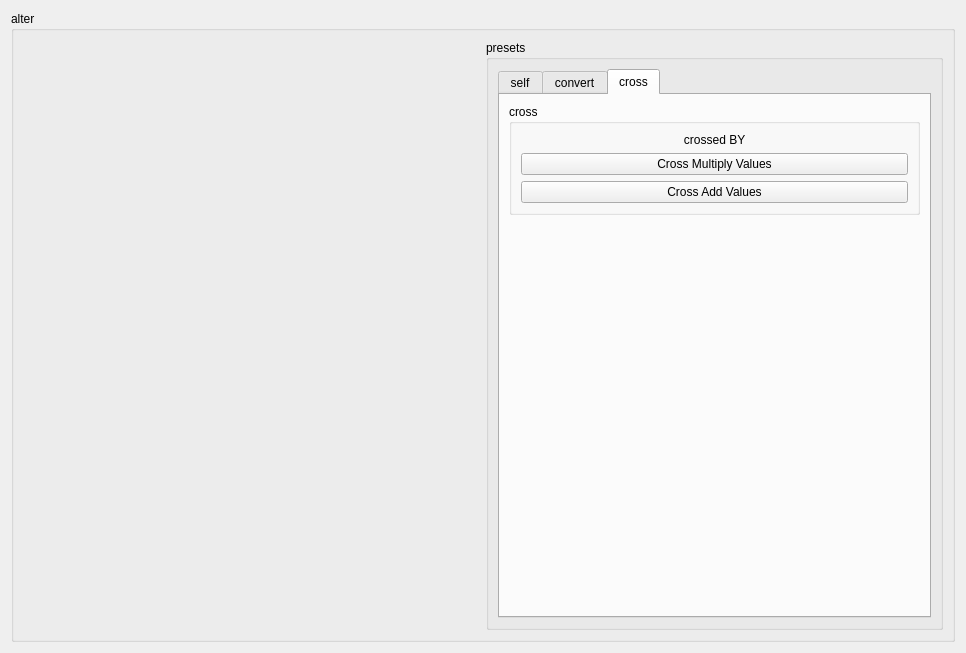
<?xml version="1.0" encoding="UTF-8"?>
<ui version="4.0">
 <class>Alter</class>
 <widget class="QWidget" name="Alter">
  <property name="geometry">
   <rect>
    <x>0</x>
    <y>0</y>
    <width>966</width>
    <height>653</height>
   </rect>
  </property>
  <property name="windowTitle">
   <string>Form</string>
  </property>
  <layout class="QGridLayout" name="gridLayout">
   <item row="0" column="0">
    <widget class="QGroupBox" name="lo">
     <property name="title">
      <string>alter</string>
     </property>
     <layout class="QGridLayout" name="gridLayout_60">
      <item row="0" column="0">
       <widget class="InputTP" name="input" native="true">
        <property name="sizePolicy">
         <sizepolicy hsizetype="Expanding" vsizetype="Preferred">
          <horstretch>0</horstretch>
          <verstretch>0</verstretch>
         </sizepolicy>
        </property>
       </widget>
      </item>
      <item row="1" column="0">
       <widget class="InputTP" name="inputCross" native="true">
        <property name="sizePolicy">
         <sizepolicy hsizetype="Expanding" vsizetype="Preferred">
          <horstretch>0</horstretch>
          <verstretch>0</verstretch>
         </sizepolicy>
        </property>
       </widget>
      </item>
      <item row="0" column="1" rowspan="4">
       <widget class="QGroupBox" name="presetLO">
        <property name="sizePolicy">
         <sizepolicy hsizetype="Preferred" vsizetype="Preferred">
          <horstretch>0</horstretch>
          <verstretch>0</verstretch>
         </sizepolicy>
        </property>
        <property name="title">
         <string>presets</string>
        </property>
        <layout class="QGridLayout" name="gridLayout_45">
         <item row="0" column="0">
          <widget class="QTabWidget" name="presetTab">
           <property name="sizePolicy">
            <sizepolicy hsizetype="Expanding" vsizetype="Expanding">
             <horstretch>0</horstretch>
             <verstretch>0</verstretch>
            </sizepolicy>
           </property>
           <property name="currentIndex">
            <number>2</number>
           </property>
           <widget class="QWidget" name="self">
            <attribute name="title">
             <string>self</string>
            </attribute>
            <layout class="QGridLayout" name="gridLayout_55">
             <item row="0" column="0">
              <widget class="QGroupBox" name="selfLO1">
               <property name="title">
                <string>alter</string>
               </property>
               <layout class="QGridLayout" name="gridLayout_54">
                <item row="0" column="0">
                 <widget class="QPushButton" name="selfMVButton">
                  <property name="text">
                   <string>Multiply Values By</string>
                  </property>
                 </widget>
                </item>
                <item row="0" column="1">
                 <widget class="QDoubleSpinBox" name="selfMV">
                  <property name="minimum">
                   <double>-99.900000000000006</double>
                  </property>
                 </widget>
                </item>
                <item row="3" column="1">
                 <widget class="QSpinBox" name="selfAO">
                  <property name="minimum">
                   <number>-999999</number>
                  </property>
                  <property name="maximum">
                   <number>999999</number>
                  </property>
                 </widget>
                </item>
                <item row="2" column="0">
                 <widget class="QPushButton" name="selfMOButton">
                  <property name="text">
                   <string>Multiply Offsets By</string>
                  </property>
                 </widget>
                </item>
                <item row="1" column="1">
                 <widget class="QDoubleSpinBox" name="selfAV">
                  <property name="minimum">
                   <double>-999999.000000000000000</double>
                  </property>
                  <property name="maximum">
                   <double>999999.000000000000000</double>
                  </property>
                 </widget>
                </item>
                <item row="1" column="0">
                 <widget class="QPushButton" name="selfAVButton">
                  <property name="text">
                   <string>Add Values By</string>
                  </property>
                 </widget>
                </item>
                <item row="3" column="0">
                 <widget class="QPushButton" name="selfAOButton">
                  <property name="text">
                   <string>Add Offsets By</string>
                  </property>
                 </widget>
                </item>
                <item row="2" column="1">
                 <widget class="QDoubleSpinBox" name="selfMO">
                  <property name="minimum">
                   <double>-99.900000000000006</double>
                  </property>
                  <property name="singleStep">
                   <double>0.100000000000000</double>
                  </property>
                 </widget>
                </item>
               </layout>
              </widget>
             </item>
             <item row="2" column="0">
              <spacer name="vs1">
               <property name="orientation">
                <enum>Qt::Vertical</enum>
               </property>
               <property name="sizeHint" stdset="0">
                <size>
                 <width>20</width>
                 <height>40</height>
                </size>
               </property>
              </spacer>
             </item>
             <item row="1" column="0">
              <widget class="QGroupBox" name="selfLO2">
               <property name="title">
                <string>create/delete</string>
               </property>
               <layout class="QGridLayout" name="gridLayout_49">
                <item row="3" column="1">
                 <widget class="QSpinBox" name="selfSubdBy">
                  <property name="minimum">
                   <number>1</number>
                  </property>
                 </widget>
                </item>
                <item row="1" column="2">
                 <widget class="QSpinBox" name="selfDelOffset"/>
                </item>
                <item row="4" column="1">
                 <widget class="QDoubleSpinBox" name="selfSubdTo">
                  <property name="suffix">
                   <string>ms</string>
                  </property>
                  <property name="minimum">
                   <double>0.100000000000000</double>
                  </property>
                  <property name="maximum">
                   <double>999999.000000000000000</double>
                  </property>
                  <property name="value">
                   <double>1.000000000000000</double>
                  </property>
                 </widget>
                </item>
                <item row="3" column="0">
                 <widget class="QPushButton" name="selfSubdByButton">
                  <property name="text">
                   <string>Subdivide By</string>
                  </property>
                 </widget>
                </item>
                <item row="4" column="0">
                 <widget class="QPushButton" name="selfSubdToButton">
                  <property name="text">
                   <string>Subdivide To</string>
                  </property>
                 </widget>
                </item>
                <item row="1" column="0">
                 <widget class="QPushButton" name="selfDeleteButton">
                  <property name="toolTip">
                   <string>&lt;html&gt;&lt;head/&gt;&lt;body&gt;&lt;p&gt;hee&lt;/p&gt;&lt;/body&gt;&lt;/html&gt;</string>
                  </property>
                  <property name="text">
                   <string>Delete nth</string>
                  </property>
                 </widget>
                </item>
                <item row="0" column="2">
                 <widget class="QLabel" name="selfDelOffsetLabel">
                  <property name="layoutDirection">
                   <enum>Qt::LeftToRight</enum>
                  </property>
                  <property name="text">
                   <string>Delete Offset</string>
                  </property>
                  <property name="alignment">
                   <set>Qt::AlignCenter</set>
                  </property>
                 </widget>
                </item>
                <item row="1" column="1">
                 <widget class="QSpinBox" name="selfDel">
                  <property name="minimum">
                   <number>1</number>
                  </property>
                  <property name="maximum">
                   <number>999999</number>
                  </property>
                 </widget>
                </item>
               </layout>
              </widget>
             </item>
            </layout>
           </widget>
           <widget class="QWidget" name="convert">
            <attribute name="title">
             <string>convert</string>
            </attribute>
            <layout class="QGridLayout" name="gridLayout_56">
             <item row="0" column="0">
              <widget class="QGroupBox" name="convertLO">
               <property name="title">
                <string>convert</string>
               </property>
               <layout class="QGridLayout" name="gridLayout_50">
                <item row="1" column="0">
                 <widget class="QPushButton" name="convertToBpm">
                  <property name="text">
                   <string>Convert To BPM</string>
                  </property>
                 </widget>
                </item>
                <item row="2" column="0">
                 <widget class="QPushButton" name="convertToSv">
                  <property name="text">
                   <string>Convert To SV</string>
                  </property>
                 </widget>
                </item>
                <item row="1" column="1" rowspan="2">
                 <widget class="QGroupBox" name="converRefLo">
                  <property name="title">
                   <string>reference bpm</string>
                  </property>
                  <layout class="QGridLayout" name="gridLayout_51">
                   <item row="0" column="0">
                    <widget class="QDoubleSpinBox" name="convertRef">
                     <property name="minimum">
                      <double>0.010000000000000</double>
                     </property>
                     <property name="maximum">
                      <double>9999999.000000000000000</double>
                     </property>
                     <property name="value">
                      <double>120.000000000000000</double>
                     </property>
                    </widget>
                   </item>
                  </layout>
                 </widget>
                </item>
               </layout>
              </widget>
             </item>
             <item row="1" column="0">
              <spacer name="vs2">
               <property name="orientation">
                <enum>Qt::Vertical</enum>
               </property>
               <property name="sizeHint" stdset="0">
                <size>
                 <width>20</width>
                 <height>40</height>
                </size>
               </property>
              </spacer>
             </item>
            </layout>
           </widget>
           <widget class="QWidget" name="cross">
            <attribute name="title">
             <string>cross</string>
            </attribute>
            <layout class="QGridLayout" name="gridLayout_58">
             <item row="0" column="0">
              <widget class="QGroupBox" name="crossLO">
               <property name="title">
                <string>cross</string>
               </property>
               <layout class="QGridLayout" name="gridLayout_57">
                <item row="1" column="0">
                 <widget class="QPushButton" name="crossMVButton">
                  <property name="text">
                   <string>Cross Multiply Values</string>
                  </property>
                 </widget>
                </item>
                <item row="2" column="0">
                 <widget class="QPushButton" name="crossAVButton">
                  <property name="text">
                   <string>Cross Add Values</string>
                  </property>
                 </widget>
                </item>
                <item row="0" column="0">
                 <widget class="QLabel" name="crossLabel">
                  <property name="text">
                   <string>&lt;input&gt; crossed BY &lt;inputCross&gt;</string>
                  </property>
                  <property name="alignment">
                   <set>Qt::AlignCenter</set>
                  </property>
                 </widget>
                </item>
               </layout>
              </widget>
             </item>
             <item row="1" column="0">
              <spacer name="vs3">
               <property name="orientation">
                <enum>Qt::Vertical</enum>
               </property>
               <property name="sizeHint" stdset="0">
                <size>
                 <width>20</width>
                 <height>40</height>
                </size>
               </property>
              </spacer>
             </item>
            </layout>
           </widget>
          </widget>
         </item>
        </layout>
       </widget>
      </item>
      <item row="2" column="0">
       <widget class="OutputTP" name="output" native="true">
        <property name="sizePolicy">
         <sizepolicy hsizetype="Expanding" vsizetype="Preferred">
          <horstretch>0</horstretch>
          <verstretch>0</verstretch>
         </sizepolicy>
        </property>
       </widget>
      </item>
     </layout>
    </widget>
   </item>
  </layout>
 </widget>
 <customwidgets>
  <customwidget>
   <class>OutputTP</class>
   <extends>QWidget</extends>
   <header>include/io/outputtp.h</header>
   <container>1</container>
  </customwidget>
  <customwidget>
   <class>InputTP</class>
   <extends>QWidget</extends>
   <header>include/io/inputtp.h</header>
   <container>1</container>
  </customwidget>
 </customwidgets>
 <resources/>
 <connections/>
</ui>
